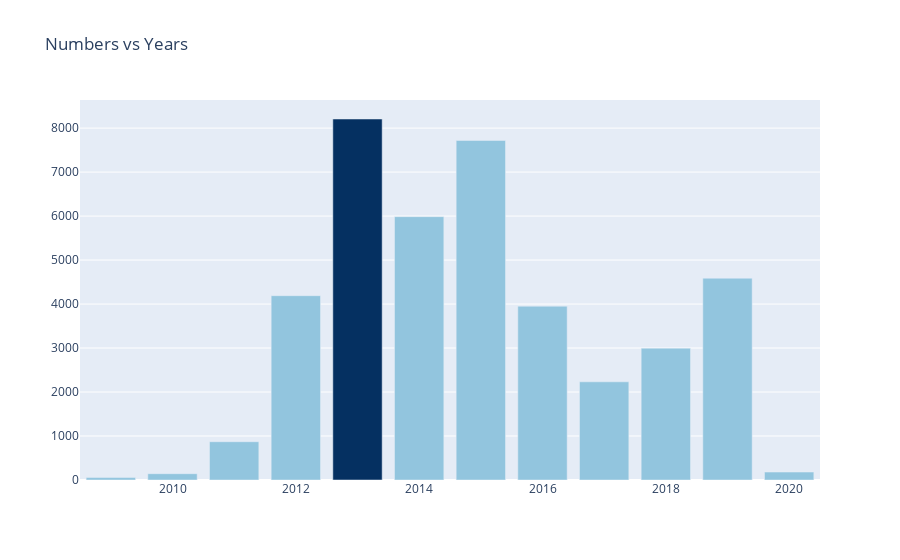

Notebook source saved alongside this figure:
### Markdown cell above
### 4. Number of tweet

### Code cell
year = df['year'].value_counts().reset_index(name='counts')

colors = ['#92c5de',] * 12
colors[0] = '#053061'

fig = go.Figure(data=[go.Bar(
    x=year['index'],
    y=year['counts'],
    marker_color=colors, # marker color can be a single color value or an iterable
)])
fig.update_layout(title_text="Numbers vs Years")

### Figure 1 — Plotly figure (JSON) as saved in the notebook; plotly's stock layout.template omitted (floating-point values rounded to 4 significant figures)
{"data": [{"marker": {"color": ["#053061", "#92c5de", "#92c5de", "#92c5de", "#92c5de", "#92c5de", "#92c5de", "#92c5de", "#92c5de", "#92c5de", "#92c5de", "#92c5de"]}, "type": "bar", "x": [2013, 2015, 2014, 2019, 2012, 2016, 2018, 2017, 2011, 2020, 2010, 2009], "y": [8207, 7719, 5987, 4588, 4190, 3951, 2998, 2232, 870, 181, 143, 56]}], "layout": {"title": {"text": "Numbers vs Years"}}}
